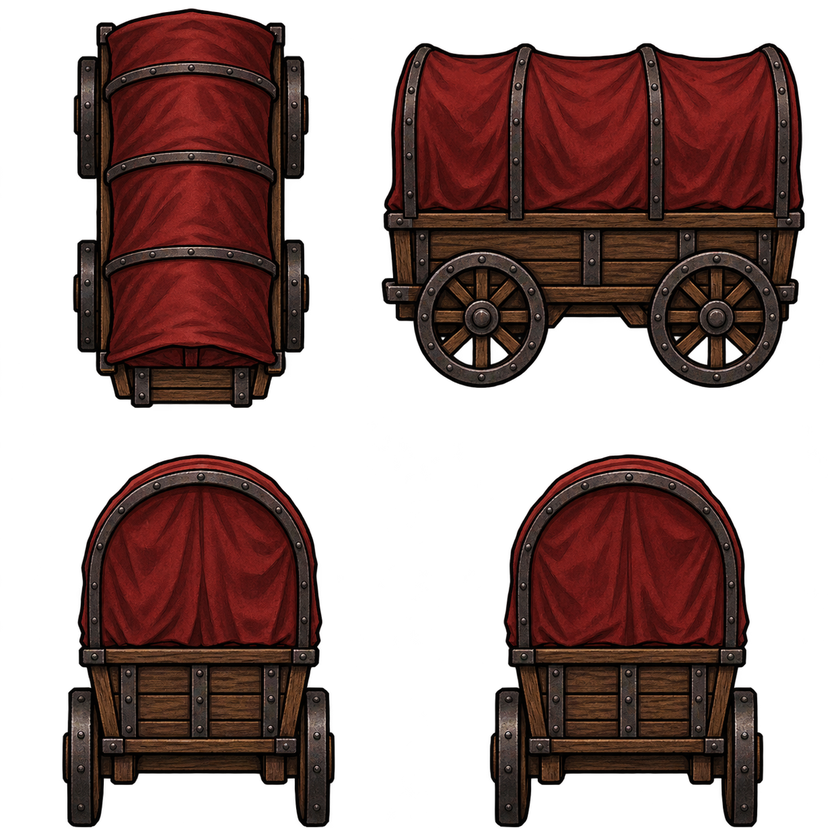
#> input picture art/war-wagon/wagon-4-views-raw.png, 840 x 840 px, shrunk from 1254 x 1254 before the run
$ python relay.py ../../art/war-wagon/wagon-4-views-raw.png out.png 3
#> lines starting #> are read from the running program, lines starting #| are printed output that depends on the picture; after the words box and inside, x2 and y2 are one past the last pixel; in counts of white or black regions, pixels touching at a corner belong together
# Re-lays a ChatGPT King Hakon sheet (king-hakon-art-prompts.md) one figure per equal cell:
# feet on one line, each pose centred on its torso. python3 relay.py in.png out.png [poses=4]
import sys
from PIL import Image
import numpy as np
N = int(sys.argv[3]) if len(sys.argv) > 3 else 4
im = Image.open(sys.argv[1]).convert('RGB'); a = np.asarray(im).astype(int)
fg = a.max(axis=2) > 28
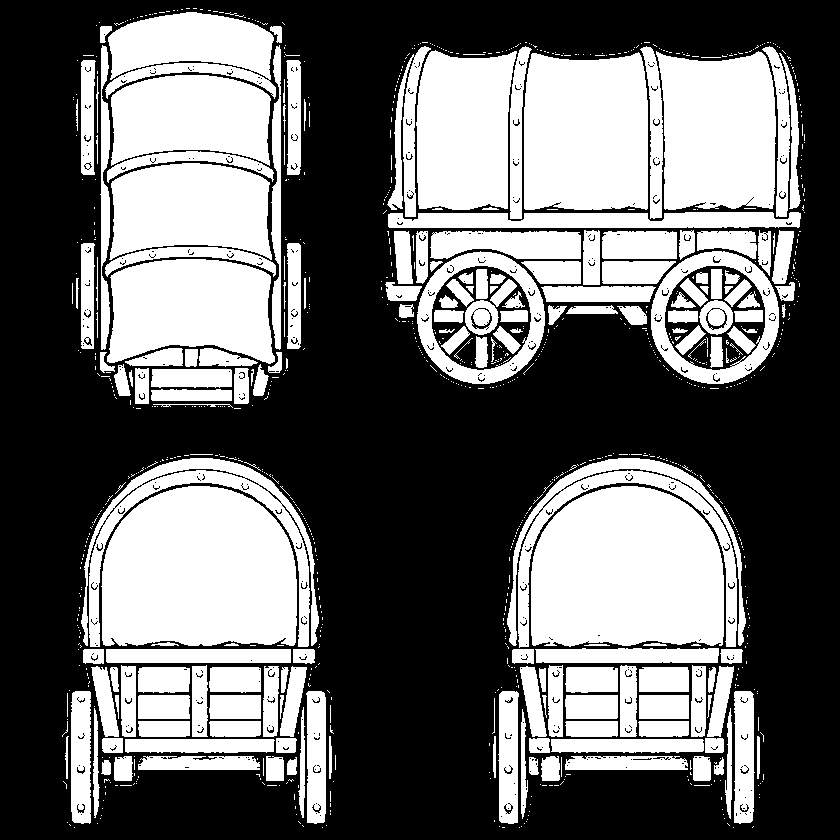
#> fg: shape (840, 840) bool; 41.6% white; 1008 white regions (813 under 20 px), largest, box (x1, y1, x2, y2) and area: (101, 486, 297, 646) 26994, (531, 486, 724, 647) 26768, (524, 52, 648, 210) 18462
cols = fg.sum(axis=0) > 2
runs = []; x = 0; W = len(cols)
#> after `W = len(cols)`: W = 840
while x < W:
    if cols[x]:
        s = x
        while x < W and cols[x]: x += 1
        runs.append([s, x])
    x += 1
#> this loop made 155 passes
#> s on passes 66, 69, 72, 75, 120, 121: 65, 71, 329, 335, 381, 383
#> after the loop, runs = [[65, 68], [71, 326], [329, 332], [335, 336], [381, 382], [383, 805]]; x = 840
# merge slivers (a raised hand's gap) into their neighbour
runs = [r for r in runs if r[1] - r[0] > 4]
#> runs = [[71, 326], [383, 805]]
merged = []
for r in runs:
    if merged and r[0] - merged[-1][1] < 12: merged[-1][1] = r[1]
    else: merged.append(r)
#> this loop made 2 passes
#> after the loop, merged = [[71, 326], [383, 805]]
# (two poses touching: split a too-wide run at its thinnest column)
cnt = fg.sum(axis=0)
#> cnt = 840 values, max 670 at index 194, min 0 at index 0, mean 349.2
while len(merged) < N:
    i = max(range(len(merged)), key=lambda j: merged[j][1] - merged[j][0])
    x0, x1 = merged[i]; m = x0 + (x1 - x0) // 4
    cut = m + int(np.argmin(cnt[m:x1 - (x1 - x0) // 4]))
    merged[i:i + 1] = [[x0, cut], [cut + 1, x1]]
#> this loop made 1 pass
#> (i, x0, x1, m, cut) on pass 1: (1, 383, 805, 488, 488)
#> after the loop, merged = [[71, 326], [383, 488], [489, 805]]
assert len(merged) == N, merged
figs = []
for x0, x1 in merged:
    sub = fg[:, x0:x1]; ys = np.where(sub.any(axis=1))[0]; t, b = ys[0], ys[-1]
    band = sub[int(t + (b - t) * 0.3):int(t + (b - t) * 0.6)]
    xs = np.where(band)[1]; c = xs.mean()
    figs.append((x0, x1, t, b, c))
#> this loop made 3 passes
#> (x0, x1, t, b, c) on passes 1 to 3: (71, 326, 8, 827, 121.2), (383, 488, 42, 388, 58.23), (489, 805, 42, 827, 151.6)
#> pass 1, `sub = fg[:, x0:x1]`:
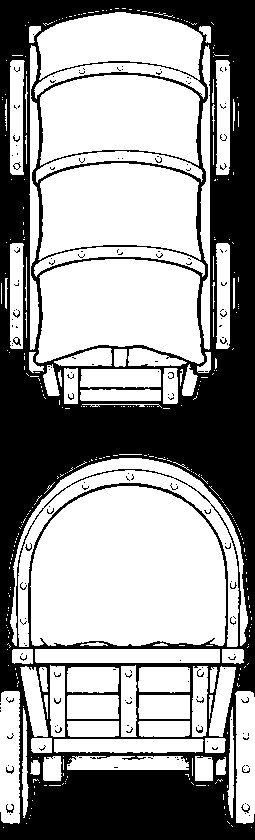
#> sub: shape (840, 255) bool; 60.6% white; 173 black regions (162 under 20 px), largest, box (x1, y1, x2, y2) and area: (0, 0, 255, 840) 83335, (6, 804, 14, 813) 32, (13, 337, 21, 346) 31
#> pass 1, `band = sub[int(t + (b - t) * 0.3):int(t + (b - t) * 0.6)]`:
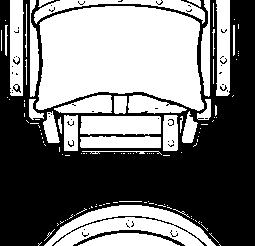
#> band: shape (246, 255) bool; 47.8% white; 118 white regions (83 under 20 px), largest, box (x1, y1, x2, y2) and area: (36, 6, 204, 111) 14019, (44, 205, 216, 246) 3480, (80, 116, 161, 135) 1450
#> after the loop:
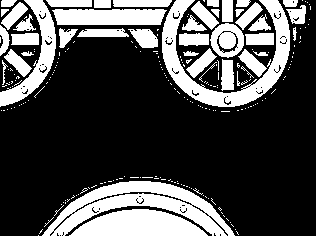
#> band: shape (236, 316) bool; 29.9% white; 221 white regions (178 under 20 px), largest, box (x1, y1, x2, y2) and area: (42, 181, 235, 236) 4183, (162, 0, 290, 107) 3751, (69, 209, 208, 236) 2605
#> after the loop, figs = [(71, 326, 8, 827, 121.2), (383, 488, 42, 388, 58.23), (489, 805, 42, 827, 151.6)]
half = int(max(max(c, (x1 - x0) - c) for x0, x1, t, b, c in figs)) + 6
#> half = 170
top = min(f[2] for f in figs) - 4; bot = max(f[3] for f in figs) + 2
#> after `top = min((f[2] for f in figs)) - 4`: top = 4
#> after `bot = max((f[3] for f in figs)) + 2`: bot = 829
H = bot - top + 1; cw = half * 2
#> after `H = bot - top + 1`: H = 826
#> after `cw = half * 2`: cw = 340
out = Image.new('RGB', (cw * N, H), (0, 0, 0))
#> out: PIL image 1020x826 RGB; every value is 0
for k, (x0, x1, t, b, c) in enumerate(figs):
    piece = im.crop((x0, t, x1, b + 1))
    out.paste(piece, (k * cw + int(half - c), H - 1 - (b - t) - 2))
#> this loop made 3 passes
#> pass 1, `piece = im.crop((x0, t, x1, b + 1))`:
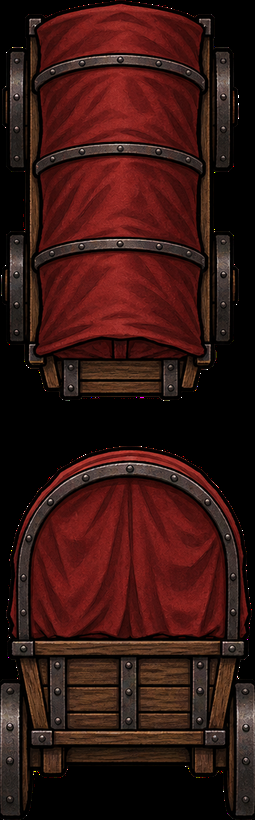
#> piece: PIL image 255x820 RGB; mean R, G, B 55.2, 22.3, 18.6
#> pass 2, `piece = im.crop((x0, t, x1, b + 1))`:
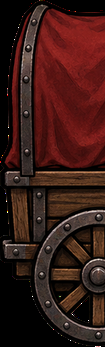
#> piece: PIL image 105x347 RGB; mean R, G, B 58.2, 26.4, 21.9
#> after the loop:
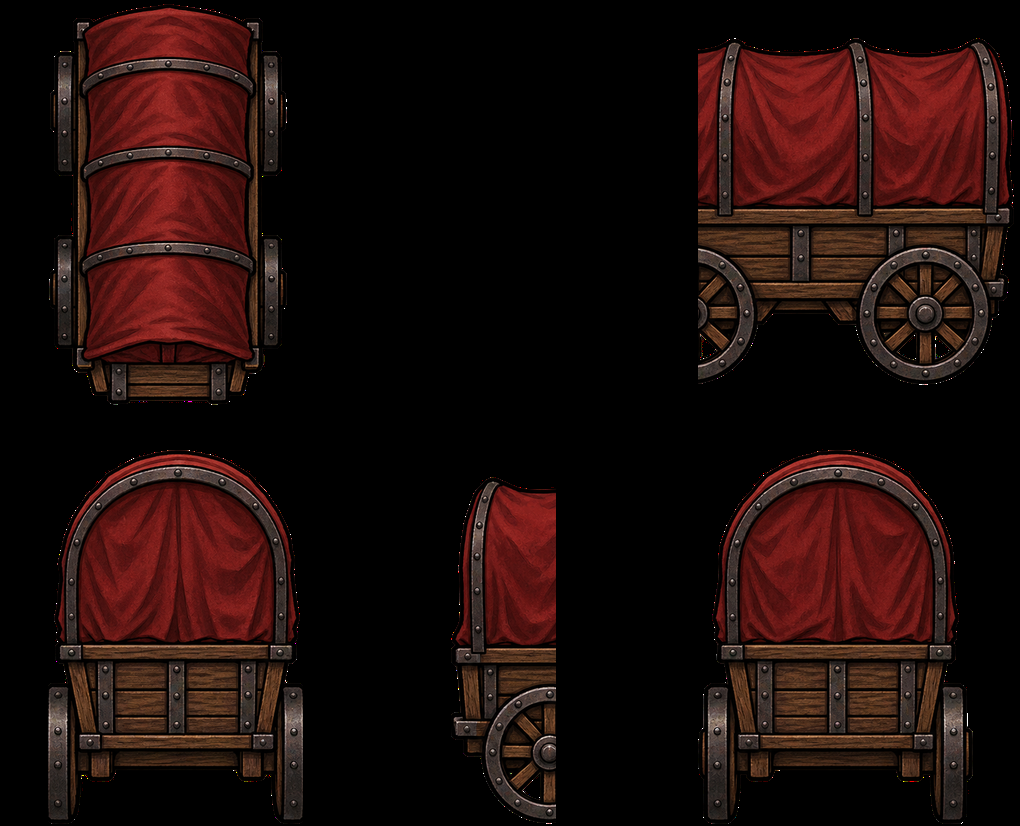
#> out: PIL image 1020x826 RGB; mean R, G, B 30.8, 13, 10.7
out.save(sys.argv[2]); print(out.size, merged)
#| (1020, 826) [[71, 326], [383, 488], [489, 805]]
